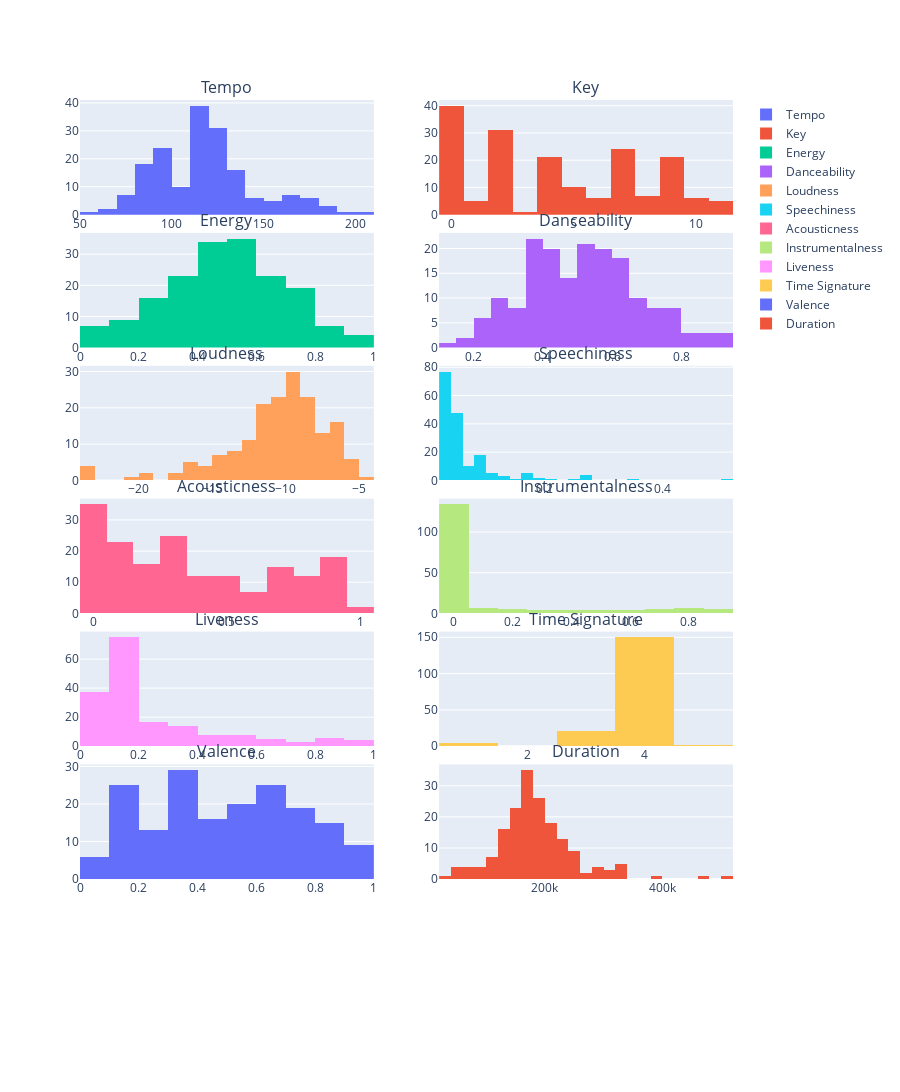

This figure's notebook cell:
### Code cell
# Define the height of the layout
layout_height = 350 * (len(audio_features) // 2 + 1)  # Increase factor (e.g., 400) to adjust height

# Create subplots with specified rows and columns
fig = make_subplots(rows=len(audio_features)//2 + 1, cols=2,
                    subplot_titles=audio_features, 
                    vertical_spacing=0.02)  # Adjust vertical spacing as needed

# Get Plotly colors
colors = px.colors.qualitative.Plotly

# Iterate over each audio feature
for i, feature in enumerate(audio_features):
    # Add a histogram for the current audio feature to the subplot
    row = i // 2 + 1
    col = i % 2 + 1
    fig.add_trace(go.Histogram(x=df2[feature], name=feature, marker_color=colors[i % len(colors)]), row=row, col=col)

# Update axes and layout
fig.update_xaxes(title_text='Value', row=len(audio_features)//2 + 1, col=1)
fig.update_yaxes(title_text='Count', row=len(audio_features)//2 + 1, col=1)
fig.update_layout(barmode='overlay', height=layout_height)

# Show the plot
fig.show()

### Figure 1 — Plotly figure (JSON) as saved in the notebook; plotly's stock layout.template omitted (floating-point values rounded to 4 significant figures; data arrays with more than 128 entries replaced by an {"elided": "..."} marker saying what was removed)
{"data": [{"marker": {"color": "#636EFA"}, "name": "Tempo", "type": "histogram", "x": {"elided": "177 float values"}, "xaxis": "x", "yaxis": "y"}, {"marker": {"color": "#EF553B"}, "name": "Key", "type": "histogram", "x": {"elided": "177 int values"}, "xaxis": "x2", "yaxis": "y2"}, {"marker": {"color": "#00CC96"}, "name": "Energy", "type": "histogram", "x": {"elided": "177 float values"}, "xaxis": "x3", "yaxis": "y3"}, {"marker": {"color": "#AB63FA"}, "name": "Danceability", "type": "histogram", "x": {"elided": "177 float values"}, "xaxis": "x4", "yaxis": "y4"}, {"marker": {"color": "#FFA15A"}, "name": "Loudness", "type": "histogram", "x": {"elided": "177 float values"}, "xaxis": "x5", "yaxis": "y5"}, {"marker": {"color": "#19D3F3"}, "name": "Speechiness", "type": "histogram", "x": {"elided": "177 float values"}, "xaxis": "x6", "yaxis": "y6"}, {"marker": {"color": "#FF6692"}, "name": "Acousticness", "type": "histogram", "x": {"elided": "177 float values"}, "xaxis": "x7", "yaxis": "y7"}, {"marker": {"color": "#B6E880"}, "name": "Instrumentalness", "type": "histogram", "x": {"elided": "177 float values"}, "xaxis": "x8", "yaxis": "y8"}, {"marker": {"color": "#FF97FF"}, "name": "Liveness", "type": "histogram", "x": {"elided": "177 float values"}, "xaxis": "x9", "yaxis": "y9"}, {"marker": {"color": "#FECB52"}, "name": "Time Signature", "type": "histogram", "x": {"elided": "177 int values"}, "xaxis": "x10", "yaxis": "y10"}, {"marker": {"color": "#636EFA"}, "name": "Valence", "type": "histogram", "x": {"elided": "177 float values"}, "xaxis": "x11", "yaxis": "y11"}, {"marker": {"color": "#EF553B"}, "name": "Duration", "type": "histogram", "x": {"elided": "177 int values"}, "xaxis": "x12", "yaxis": "y12"}], "layout": {"annotations": [{"font": {"size": 16}, "showarrow": false, "text": "Tempo", "x": 0.225, "xanchor": "center", "xref": "paper", "y": 1, "yanchor": "bottom", "yref": "paper"}, {"font": {"size": 16}, "showarrow": false, "text": "Key", "x": 0.775, "xanchor": "center", "xref": "paper", "y": 1, "yanchor": "bottom", "yref": "paper"}, {"font": {"size": 16}, "showarrow": false, "text": "Energy", "x": 0.225, "xanchor": "center", "xref": "paper", "y": 0.8543, "yanchor": "bottom", "yref": "paper"}, {"font": {"size": 16}, "showarrow": false, "text": "Danceability", "x": 0.775, "xanchor": "center", "xref": "paper", "y": 0.8543, "yanchor": "bottom", "yref": "paper"}, {"font": {"size": 16}, "showarrow": false, "text": "Loudness", "x": 0.225, "xanchor": "center", "xref": "paper", "y": 0.7086, "yanchor": "bottom", "yref": "paper"}, {"font": {"size": 16}, "showarrow": false, "text": "Speechiness", "x": 0.775, "xanchor": "center", "xref": "paper", "y": 0.7086, "yanchor": "bottom", "yref": "paper"}, {"font": {"size": 16}, "showarrow": false, "text": "Acousticness", "x": 0.225, "xanchor": "center", "xref": "paper", "y": 0.5629, "yanchor": "bottom", "yref": "paper"}, {"font": {"size": 16}, "showarrow": false, "text": "Instrumentalness", "x": 0.775, "xanchor": "center", "xref": "paper", "y": 0.5629, "yanchor": "bottom", "yref": "paper"}, {"font": {"size": 16}, "showarrow": false, "text": "Liveness", "x": 0.225, "xanchor": "center", "xref": "paper", "y": 0.4171, "yanchor": "bottom", "yref": "paper"}, {"font": {"size": 16}, "showarrow": false, "text": "Time Signature", "x": 0.775, "xanchor": "center", "xref": "paper", "y": 0.4171, "yanchor": "bottom", "yref": "paper"}, {"font": {"size": 16}, "showarrow": false, "text": "Valence", "x": 0.225, "xanchor": "center", "xref": "paper", "y": 0.2714, "yanchor": "bottom", "yref": "paper"}, {"font": {"size": 16}, "showarrow": false, "text": "Duration", "x": 0.775, "xanchor": "center", "xref": "paper", "y": 0.2714, "yanchor": "bottom", "yref": "paper"}], "barmode": "overlay", "height": 2450, "xaxis": {"anchor": "y", "domain": [0, 0.45]}, "xaxis10": {"anchor": "y10", "domain": [0.55, 1]}, "xaxis11": {"anchor": "y11", "domain": [0, 0.45]}, "xaxis12": {"anchor": "y12", "domain": [0.55, 1]}, "xaxis13": {"anchor": "y13", "domain": [0, 0.45], "title": {"text": "Value"}}, "xaxis14": {"anchor": "y14", "domain": [0.55, 1]}, "xaxis2": {"anchor": "y2", "domain": [0.55, 1]}, "xaxis3": {"anchor": "y3", "domain": [0, 0.45]}, "xaxis4": {"anchor": "y4", "domain": [0.55, 1]}, "xaxis5": {"anchor": "y5", "domain": [0, 0.45]}, "xaxis6": {"anchor": "y6", "domain": [0.55, 1]}, "xaxis7": {"anchor": "y7", "domain": [0, 0.45]}, "xaxis8": {"anchor": "y8", "domain": [0.55, 1]}, "xaxis9": {"anchor": "y9", "domain": [0, 0.45]}, "yaxis": {"anchor": "x", "domain": [0.8743, 1]}, "yaxis10": {"anchor": "x10", "domain": [0.2914, 0.4171]}, "yaxis11": {"anchor": "x11", "domain": [0.1457, 0.2714]}, "yaxis12": {"anchor": "x12", "domain": [0.1457, 0.2714]}, "yaxis13": {"anchor": "x13", "domain": [0, 0.1257], "title": {"text": "Count"}}, "yaxis14": {"anchor": "x14", "domain": [0, 0.1257]}, "yaxis2": {"anchor": "x2", "domain": [0.8743, 1]}, "yaxis3": {"anchor": "x3", "domain": [0.7286, 0.8543]}, "yaxis4": {"anchor": "x4", "domain": [0.7286, 0.8543]}, "yaxis5": {"anchor": "x5", "domain": [0.5829, 0.7086]}, "yaxis6": {"anchor": "x6", "domain": [0.5829, 0.7086]}, "yaxis7": {"anchor": "x7", "domain": [0.4371, 0.5629]}, "yaxis8": {"anchor": "x8", "domain": [0.4371, 0.5629]}, "yaxis9": {"anchor": "x9", "domain": [0.2914, 0.4171]}}}
